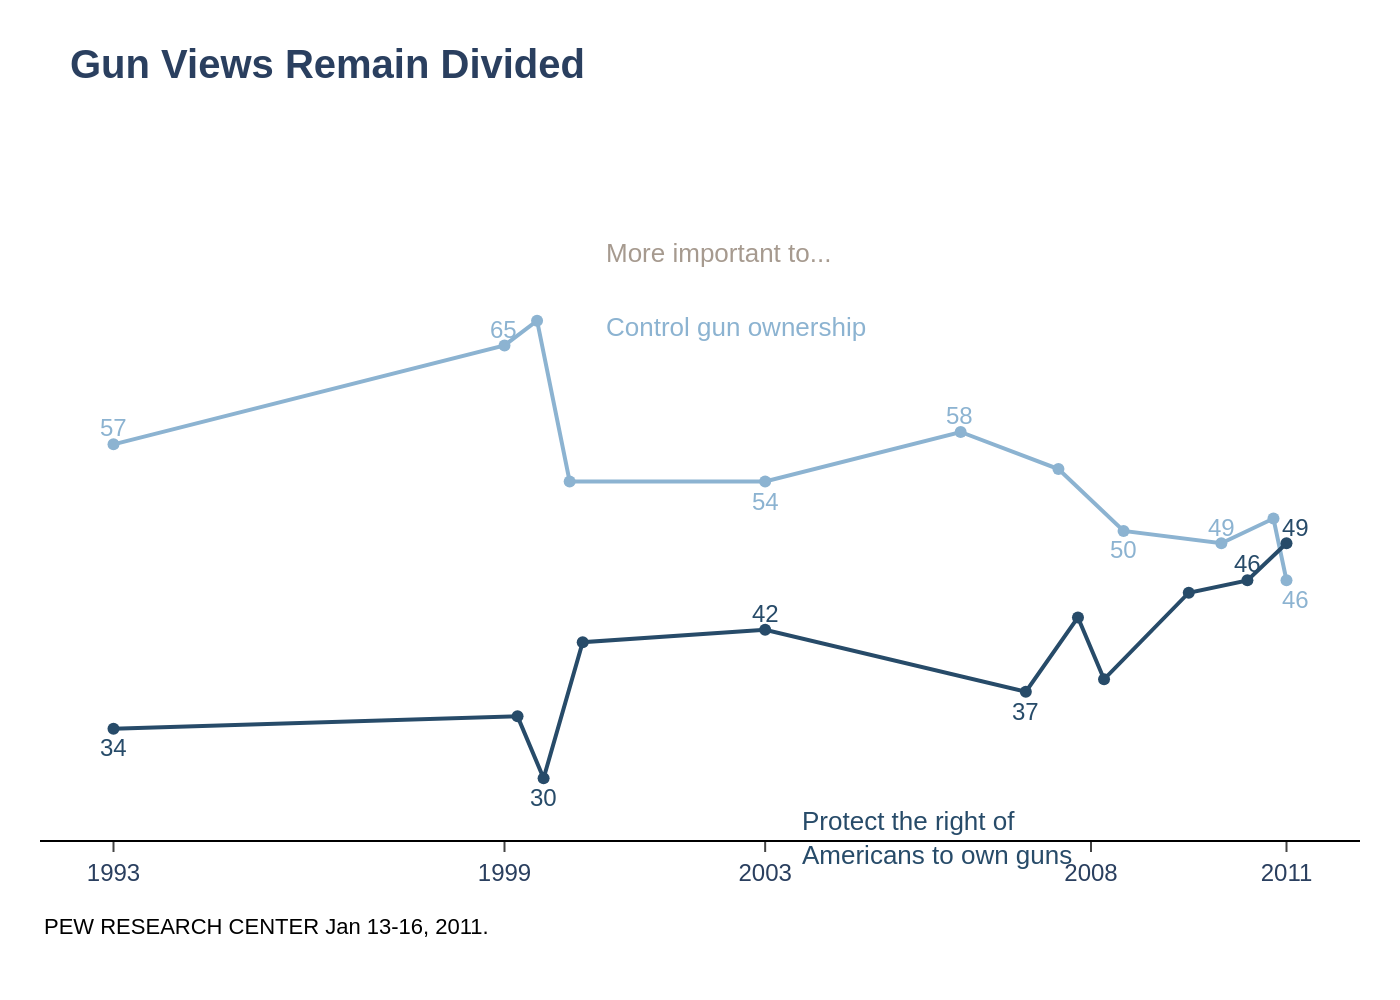

Source code (Python):
import sys
import json
import os
import plotly.graph_objects as go

# Check if a file path is provided
if len(sys.argv) != 2:
    print("Usage: python generate_chart.py <json_file_path>")
    sys.exit(1)

# Get the file path from the command line arguments
json_file_path = sys.argv[1]

# Check if the file exists
if not os.path.exists(json_file_path):
    print(f"Error: File not found at {json_file_path}")
    sys.exit(1)

# Read the JSON file
try:
    with open(json_file_path, 'r', encoding='utf-8') as f:
        chart_data = json.load(f)
except json.JSONDecodeError:
    print(f"Error: Invalid JSON in {json_file_path}")
    sys.exit(1)

# Create the figure
fig = go.Figure()

# Add traces for each data series
for i, series in enumerate(chart_data['chart_data']):
    fig.add_trace(go.Scatter(
        x=series['x'],
        y=series['y'],
        mode='lines+markers',
        name=series.get('name', ''),
        line=dict(color=chart_data['colors'][i], width=2),
        marker=dict(color=chart_data['colors'][i], size=6)
    ))

# Add data labels as annotations
if 'annotations' in chart_data and 'data_labels' in chart_data['annotations']:
    for ann in chart_data['annotations']['data_labels']:
        series_color = chart_data['colors'][ann['series_index']]
        fig.add_annotation(
            x=ann['x'],
            y=ann['y'],
            text=ann['text'],
            showarrow=False,
            font=dict(
                family="Arial",
                size=12,
                color=series_color
            ),
            yshift=ann.get('y_offset', 0),
            xshift=ann.get('x_offset', 0)
        )

# Add legend-like labels as annotations
if 'annotations' in chart_data and 'legend_labels' in chart_data['annotations']:
    for ann in chart_data['annotations']['legend_labels']:
        fig.add_annotation(
            x=ann['x'],
            y=ann['y'],
            text=ann['text'],
            showarrow=False,
            xanchor='left',
            yanchor='top',
            align=ann.get('align', 'left'),
            font=dict(
                family="Arial",
                size=13,
                color=ann['color']
            )
        )

# Update layout
texts = chart_data['texts']
title_text = f"<b>{texts['title']}</b>" if texts.get('title') else ""

fig.update_layout(
    title=dict(
        text=title_text,
        y=0.95,
        x=0.05,
        xanchor='left',
        yanchor='top',
        font=dict(size=20)
    ),
    plot_bgcolor='white',
    paper_bgcolor='white',
    font_family="Arial",
    showlegend=False,
    xaxis=dict(
        showline=True,
        linewidth=1,
        linecolor='black',
        showgrid=False,
        tickmode='array',
        tickvals=[1993, 1999, 2003, 2008, 2011],
        ticktext=[str(y) for y in [1993, 1999, 2003, 2008, 2011]],
        ticks='outside'
    ),
    yaxis=dict(
        visible=False,
        range=[25, 80]
    ),
    margin=dict(l=20, r=20, t=80, b=80),
)

# Add source annotation
if texts.get('source'):
    fig.add_annotation(
        text=texts['source'],
        xref="paper",
        yref="paper",
        x=0,
        y=-0.15,
        showarrow=False,
        align="left",
        xanchor="left",
        font=dict(size=11, color='black')
    )

# Define output filename and save the image
base_filename = os.path.splitext(os.path.basename(json_file_path))[0]
output_image_path = f"{base_filename}.png"
fig.write_image(output_image_path, scale=2)

print(f"Chart saved to {output_image_path}")
